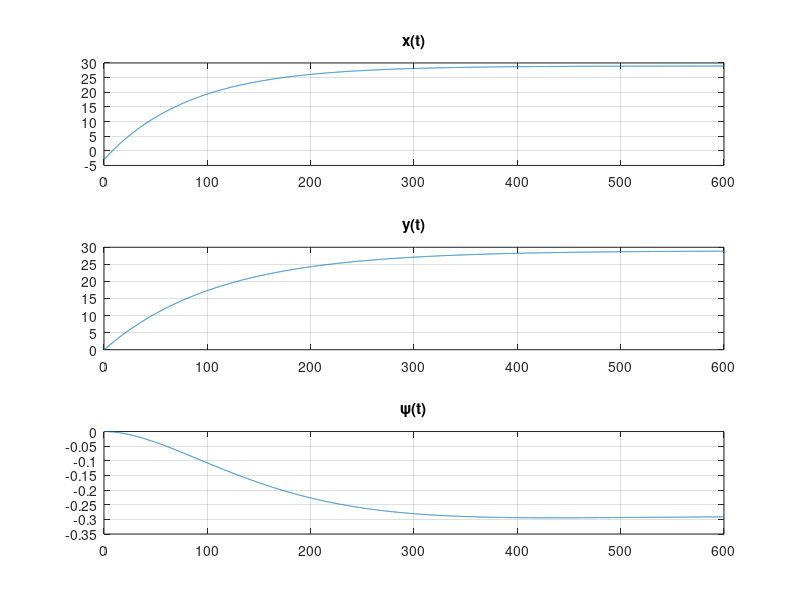
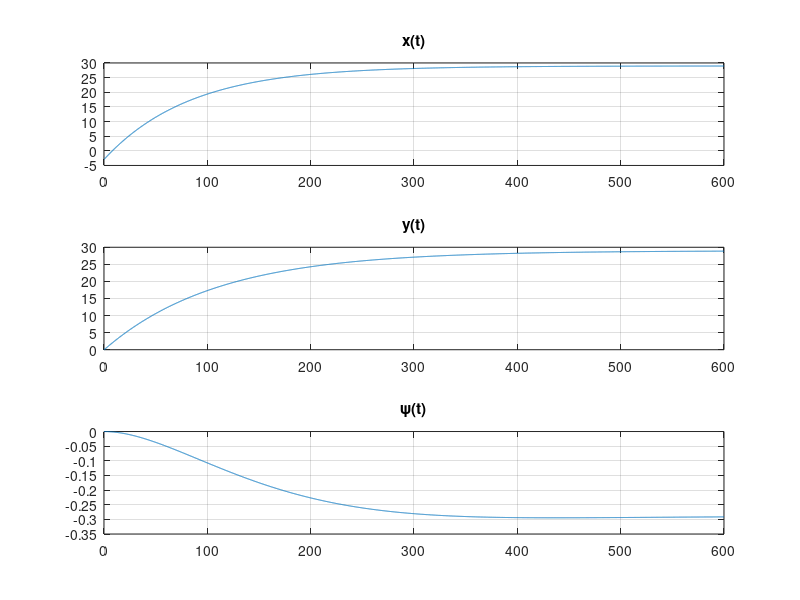

MATLAB code for these plots, in order:
## Initialization
h = 0.1;
t = 0:h:600;

AM = (2631+3088+2977)/3;
Dx = 11835;
Dy = 11835 + AM;
Dz = 6000;
m = 425000;
mz = 357000000;
ma = 113000;
y(1) = 0;
z(1) = 0;
Kpx = 60000;
Kdx = 5000000;
Kpy = 60000 - 5*AM;
Kdy = 5000000;
Kpz = 50000;
Kdz = 7000000 - 100*AM;
xdes = AM/100;
ydes = AM/100;
zdes = -AM/10000;


############# EULER'S METHOD ##############

x = zeros(size(t));
z = zeros(size(t));
y = zeros(size(t));
x(1) = -AM/1000;

n = numel(z);

u = zeros(size(t));
u(1) = 0;
w = zeros(size(t));
w(1) = 0;
k = zeros(size(t));
k(1) = 0;

for i = 1:(n-1)
  nz = Kpz*(zdes-z(i))-Kdz*u(i);
  fy = Kpy*(ydes-y(i))-Kdy*k(i);
  fx = Kpx*(xdes-x(i))-Kdx*w(i);
  #Z (psi)
  df = (nz - 2 * Dz * abs(u(i)) * u(i))/mz;
  u(i+1) = u(i) + h*df;
  z(i+1) = z(i) + h*u(i);
  #X
  dg = (((fx - Dx * abs(w(i)) * w(i))/(m+3*ma)) + sin(z(i))*u(i)*w(i) - cos(z(i))*u(i)*k(i))/cos(z(i));
  w(i+1) = w(i) + h*dg;
  x(i+1) = x(i) + h*w(i);
  #Y
  dp = (((fy - Dy * abs(k(i)) * k(i))/(m+2*ma)) + cos(z(i))*u(i)*w(i) + sin(z(i))*u(i)*k(i))/cos(z(i));
  k(i+1) = k(i) + h*dp;
  y(i+1) = y(i) + h*k(i);
endfor

figure(1);
subplot(3,1,1);
plot(t,x);
title("x(t)");
grid on;

subplot(3,1,2);
plot(t,y);
title("y(t)");
grid on;

subplot(3,1,3);
plot(t,z);
title("\\psi(t)");
grid on;

############### IMPROVED EULER'S METHOD  #############

x = zeros(size(t));
y = zeros(size(t));
z = zeros(size(t));
x(1) = -AM/1000;

n = numel(z);

u = zeros(size(t));
u(1) = 0;
w = zeros(size(t));
w(1) = 0;
v = zeros(size(t));
v(1) = 0;

## may the force, be with you:
for i = 1:(n-1)
  nz = Kpz*(zdes-z(i))-Kdz*u(i);
  fy = Kpy*(ydes-y(i))-Kdy*k(i);
  fx = Kpx*(xdes-x(i))-Kdx*w(i);
  
  #every k1(z,x,y)
  k1z = u(i);
  k1x = w(i);
  k1y = v(i);

  #every k1 (u,w,v)
  k1u = (nz - (2 * Dz * abs(u(i)) * u(i))) / mz;     # ?????
  k1w = (((fx - Dx * abs(w(i)) * w(i))/(m+3*ma)) + sin(z(i))*u(i)*w(i) - cos(z(i))*u(i)*v(i))/cos(z(i));    # ?????
  k1v = (((fy - Dy * abs(v(i)) * v(i))/(m+2*ma)) + cos(z(i))*u(i)*w(i) + sin(z(i))*u(i)*v(i))/cos(z(i));    # ?????

  #every k2(z,x,y)
  k2z = u(i) + (h * k1u);
  k2x = w(i) + (h * k1w);
  k2y = v(i) + (h * k1v);
  
  nz1 = Kpz*(zdes-(z(i)+h*k1z))-Kdz*k2z;
  fy1 = Kpy*(ydes-(y(i)+h*k1y))-Kdy*k2y;
  fx1 = Kpx*(xdes-(x(i)+h*k1x))-Kdx*k2x;

  #every k2 (u,w,v)
  k2u = (nz1 - (2*Dz*abs(k2z)*k2z))/mz;
  k2w = ((fx1 - Dx*abs(k2x)*k2x)/(m+3*ma) + sin(z(i)+h*k1z)*k2z*k2x - cos(z(i)+h*k1z)*(u(i)+h*k1u)*k2y)/cos(z(i)+h*k1z);
  k2v = ((fy1 - Dy*abs(k2y)*k2y)/(m+2*ma) + cos(z(i)+h*k1z)*k2z*k2x + sin(z(i)+h*k1z)*(u(i)+h*k1u)*k2y)/cos(z(i)+h*k1z);
  #Z
  u(i+1) = u(i) + (h/2) * (k1u + k2u);
  z(i+1) = z(i) + (h/2) * (k1z + k2z);

  #X
  w(i+1) = w(i) + (h/2) * (k1w + k2w);
  x(i+1) = x(i) + (h/2) * (k1x + k2x);

  #Y
  v(i+1) = v(i) + (h/2) * (k1v + k2v);
  y(i+1) = y(i) + (h/2) * (k1y + k2y);
endfor

figure(2);
subplot(3,1,1);
plot(t,x);
title("x(t)");
grid on;

subplot(3,1,2);
plot(t,y);
title("y(t)");
grid on;

subplot(3,1,3);
plot(t,z);
title("\\psi(t)");
grid on;
